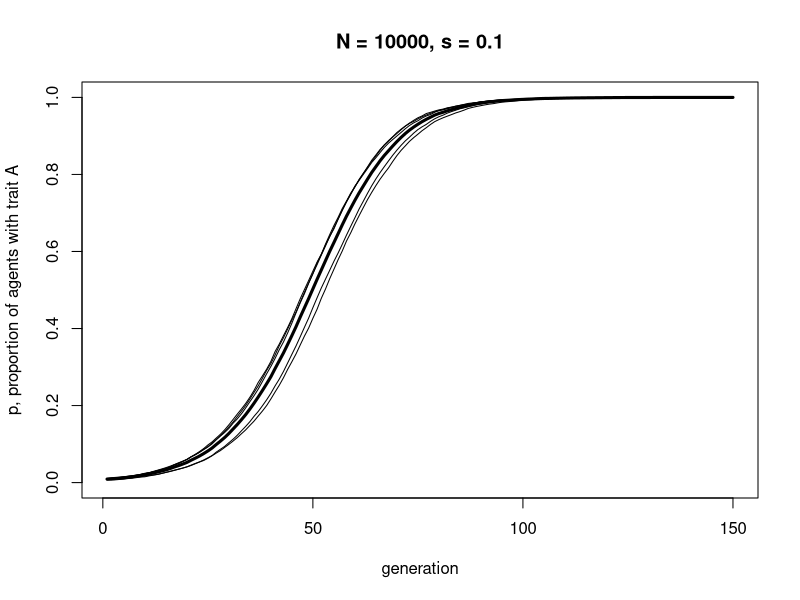
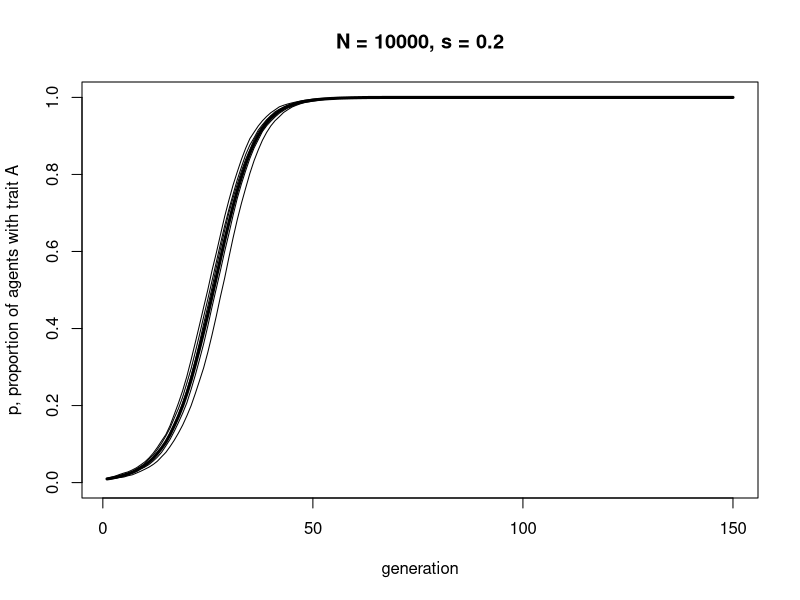
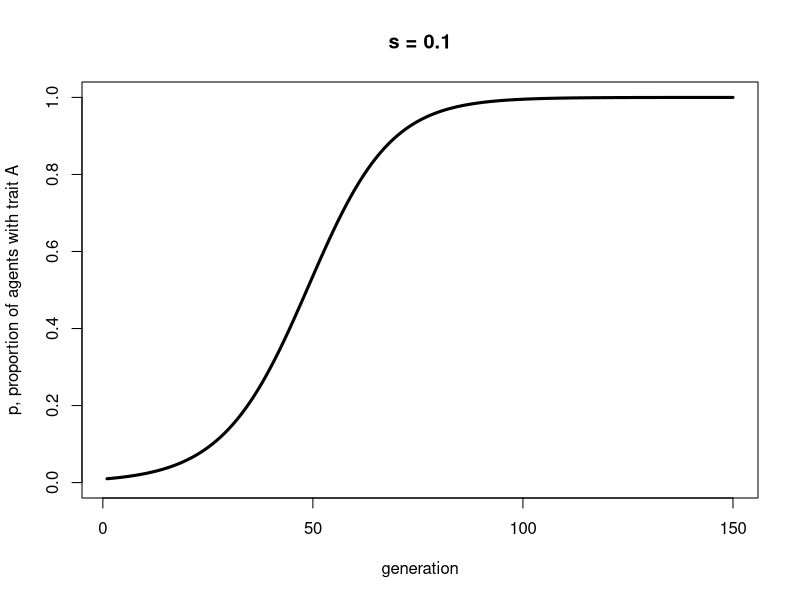

Generate these figures, in order, with R:
## ---- chunk 1

BiasedTransmission <- function (N, s, p_0, t_max, r_max) {
  
  output <- as.data.frame(matrix(NA, t_max, r_max))  # create a matrix with t_max rows and r_max columns, filled with NAs, then convert to data.frame
  
  names(output) <- paste("run", 1:r_max, sep="")  # purely cosmetic: rename the columns with run1, run2 etc.

  for (r in 1:r_max) {
  
    agent <- data.frame(trait = sample(c("A","B"), N, replace = TRUE, prob = c(p_0,1-p_0)), stringsAsFactors = FALSE)  # create first generation
    
    output[1,r] <- sum(agent$trait == "A") / N  # add first generation's p to first row of column r
  
    for (t in 2:t_max) {
    
      # biased transmission
      previous_agent <- agent  # copy agent to previous_agent dataframe
      
      demonstrator_trait <- sample(previous_agent$trait, N, replace = TRUE)  # for each agent, pick a random agent from the previous generation to act as demonstrator and store their trait
      
      copy <- runif(N)  # get N random numbers each between 0 and 1
      
      agent$trait[demonstrator_trait == "A" & copy < s] <- "A"  # if demonstrator has A and with probability s, copy A from demonstrator
    
      output[t,r] <- sum(agent$trait == "A") / N  # get p and put it into output slot for this generation t and run r
    
    }
  
  }

  # first plot a thick line for the mean p
  plot(rowMeans(output), type = 'l', ylab = "p, proportion of agents with trait A", xlab = "generation", ylim = c(0,1), lwd = 3, main = paste("N = ", N, ", s = ", s, sep = ""))

  for (r in 1:r_max) {  
    
    lines(output[,r], type = 'l')  # add lines for each run, up to r_max
    
  }

  output  # export data from function
}

## ---- chunk 2

data_model3 <- BiasedTransmission(N = 10000, s = 0.1, p_0 = 0.01, t_max = 150, r_max = 5)

## ---- chunk 3

data_model3 <- BiasedTransmission(N = 10000, s = 0.2, p_0 = 0.01, t_max = 150, r_max = 5)

## ---- chunk 4
p <- rep(0, 150)
p[1] <- 0.01
s <- 0.1

for (i in 2:150) {
  p[i] <- p[i-1] + p[i-1]*(1-p[i-1])*s
}

plot(p, type = 'l', ylab = "p, proportion of agents with trait A", xlab = "generation", ylim = c(0,1), lwd = 3, main = paste("s = ", s, sep = ""))
